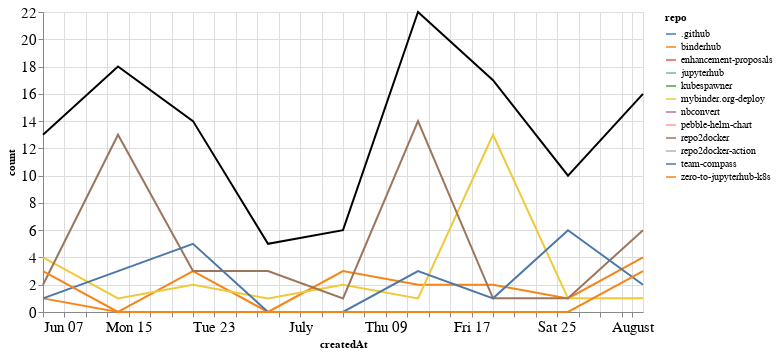

The notebook cell saved with this chart:
### Markdown cell above
## Comments

### Code cell
comments_time = comments.groupby('repo').resample('W', on='createdAt').count()['author'].reset_index()
comments_time = comments_time.rename(columns={'author': 'count'})
comments_time_total = comments_time.groupby('createdAt').agg({"count": "sum"}).reset_index()
ch1 = alt.Chart(comments_time, width=600).mark_line().encode(
    x='createdAt',
    y='count',
    color='repo',
    tooltip="repo"
)

ch2 = alt.Chart(comments_time_total, width=600).mark_line(color="black").encode(
    x='createdAt',
    y='count',
)

ch1 + ch2

### Figure 1 — Vega-Lite specification as saved in the notebook (floating-point values rounded to 4 significant figures)
{"config": {"axisLeft": {"labelFontSize": 15}, "axisBottom": {"labelFontSize": 15}}, "layer": [{"data": {"name": "data-05aae8f488897ae98ff9e461b4aaa62a"}, "mark": "line", "encoding": {"color": {"type": "nominal", "field": "repo"}, "tooltip": {"type": "nominal", "field": "repo"}, "x": {"type": "temporal", "field": "createdAt"}, "y": {"type": "quantitative", "field": "count"}}, "width": 600}, {"data": {"name": "data-d1c593cc82c441834039af3b37638bd2"}, "mark": {"type": "line", "color": "black"}, "encoding": {"x": {"type": "temporal", "field": "createdAt"}, "y": {"type": "quantitative", "field": "count"}}, "width": 600}], "$schema": "https://vega.github.io/schema/vega-lite/v4.8.1.json", "datasets": {"data-05aae8f488897ae98ff9e461b4aaa62a": [{"repo": ".github", "createdAt": "2020-06-21T00:00:00", "count": 1}, {"repo": "binderhub", "createdAt": "2020-06-07T00:00:00", "count": 1}, {"repo": "binderhub", "createdAt": "2020-06-14T00:00:00", "count": 0}, {"repo": "binderhub", "createdAt": "2020-06-21T00:00:00", "count": 3}, {"repo": "binderhub", "createdAt": "2020-06-28T00:00:00", "count": 0}, {"repo": "binderhub", "createdAt": "2020-07-05T00:00:00", "count": 3}, {"repo": "binderhub", "createdAt": "2020-07-12T00:00:00", "count": 2}, {"repo": "binderhub", "createdAt": "2020-07-19T00:00:00", "count": 2}, {"repo": "binderhub", "createdAt": "2020-07-26T00:00:00", "count": 1}, {"repo": "binderhub", "createdAt": "2020-08-02T00:00:00", "count": 4}, {"repo": "enhancement-proposals", "createdAt": "2020-07-12T00:00:00", "count": 2}, {"repo": "jupyterhub", "createdAt": "2020-06-07T00:00:00", "count": 1}, {"repo": "kubespawner", "createdAt": "2020-07-26T00:00:00", "count": 1}, {"repo": "mybinder.org-deploy", "createdAt": "2020-06-07T00:00:00", "count": 4}, {"repo": "mybinder.org-deploy", "createdAt": "2020-06-14T00:00:00", "count": 1}, {"repo": "mybinder.org-deploy", "createdAt": "2020-06-21T00:00:00", "count": 2}, {"repo": "mybinder.org-deploy", "createdAt": "2020-06-28T00:00:00", "count": 1}, {"repo": "mybinder.org-deploy", "createdAt": "2020-07-05T00:00:00", "count": 2}, {"repo": "mybinder.org-deploy", "createdAt": "2020-07-12T00:00:00", "count": 1}, {"repo": "mybinder.org-deploy", "createdAt": "2020-07-19T00:00:00", "count": 13}, {"repo": "mybinder.org-deploy", "createdAt": "2020-07-26T00:00:00", "count": 1}, {"repo": "mybinder.org-deploy", "createdAt": "2020-08-02T00:00:00", "count": 1}, {"repo": "nbconvert", "createdAt": "2020-06-14T00:00:00", "count": 1}, {"repo": "pebble-helm-chart", "createdAt": "2020-06-07T00:00:00", "count": 1}, {"repo": "repo2docker", "createdAt": "2020-06-07T00:00:00", "count": 2}, {"repo": "repo2docker", "createdAt": "2020-06-14T00:00:00", "count": 13}, {"repo": "repo2docker", "createdAt": "2020-06-21T00:00:00", "count": 3}, {"repo": "repo2docker", "createdAt": "2020-06-28T00:00:00", "count": 3}, {"repo": "repo2docker", "createdAt": "2020-07-05T00:00:00", "count": 1}, {"repo": "repo2docker", "createdAt": "2020-07-12T00:00:00", "count": 14}, {"repo": "repo2docker", "createdAt": "2020-07-19T00:00:00", "count": 1}, {"repo": "repo2docker", "createdAt": "2020-07-26T00:00:00", "count": 1}, {"repo": "repo2docker", "createdAt": "2020-08-02T00:00:00", "count": 6}, {"repo": "repo2docker-action", "createdAt": "2020-06-28T00:00:00", "count": 1}, {"repo": "team-compass", "createdAt": "2020-06-07T00:00:00", "count": 1}, {"repo": "team-compass", "createdAt": "2020-06-14T00:00:00", "count": 3}, {"repo": "team-compass", "createdAt": "2020-06-21T00:00:00", "count": 5}, {"repo": "team-compass", "createdAt": "2020-06-28T00:00:00", "count": 0}, {"repo": "team-compass", "createdAt": "2020-07-05T00:00:00", "count": 0}, {"repo": "team-compass", "createdAt": "2020-07-12T00:00:00", "count": 3}, {"repo": "team-compass", "createdAt": "2020-07-19T00:00:00", "count": 1}, {"repo": "team-compass", "createdAt": "2020-07-26T00:00:00", "count": 6}, {"repo": "team-compass", "createdAt": "2020-08-02T00:00:00", "count": 2}, {"repo": "zero-to-jupyterhub-k8s", "createdAt": "2020-06-07T00:00:00", "count": 3}, {"repo": "zero-to-jupyterhub-k8s", "createdAt": "2020-06-14T00:00:00", "count": 0}, {"repo": "zero-to-jupyterhub-k8s", "createdAt": "2020-06-21T00:00:00", "count": 0}, {"repo": "zero-to-jupyterhub-k8s", "createdAt": "2020-06-28T00:00:00", "count": 0}, {"repo": "zero-to-jupyterhub-k8s", "createdAt": "2020-07-05T00:00:00", "count": 0}, {"repo": "zero-to-jupyterhub-k8s", "createdAt": "2020-07-12T00:00:00", "count": 0}, {"repo": "zero-to-jupyterhub-k8s", "createdAt": "2020-07-19T00:00:00", "count": 0}, {"repo": "zero-to-jupyterhub-k8s", "createdAt": "2020-07-26T00:00:00", "count": 0}, {"repo": "zero-to-jupyterhub-k8s", "createdAt": "2020-08-02T00:00:00", "count": 3}], "data-d1c593cc82c441834039af3b37638bd2": [{"createdAt": "2020-06-07T00:00:00", "count": 13}, {"createdAt": "2020-06-14T00:00:00", "count": 18}, {"createdAt": "2020-06-21T00:00:00", "count": 14}, {"createdAt": "2020-06-28T00:00:00", "count": 5}, {"createdAt": "2020-07-05T00:00:00", "count": 6}, {"createdAt": "2020-07-12T00:00:00", "count": 22}, {"createdAt": "2020-07-19T00:00:00", "count": 17}, {"createdAt": "2020-07-26T00:00:00", "count": 10}, {"createdAt": "2020-08-02T00:00:00", "count": 16}]}}
